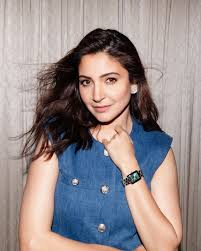
#> input picture Photos/Anushka Sharma/c2.jpg, 201 x 251 px, found by its file name; its folder holds only this picture in this run
$ jupyter execute --allow-errors train1.ipynb
#> lines starting #> are read from the running program, lines starting #| are printed output that depends on the picture
[cell 1]
import os
import cv2 as cv
import numpy as np

people = ['Anushka Sharma', 'Cristiano Ronaldo', 'Deepika Padukone', 'Shahrukh Khan', 'Virat Kohli']
DIR = r'C:\Users\User\Desktop\Learning\Artificial Intelligence\Photos'

haar_cascade = cv.CascadeClassifier('haar_face.xml')
if haar_cascade.empty():
    raise Exception("Haar cascade not loaded properly.")

features = []
labels = []

def create_train():
    for person in people:
        path = os.path.join(DIR, person)
        label = people.index(person)

        for img in os.listdir(path):
            img_path = os.path.join(path, img)

            img_array = cv.imread(img_path)
#> img_array is the input picture: shape (251, 201, 3); mean B, G, R 139.9, 139.4, 150.3
            if img_array is None:
                continue

            gray = cv.cvtColor(img_array, cv.COLOR_BGR2GRAY)
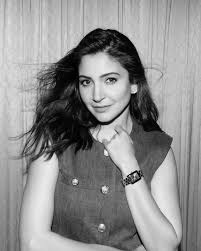
#> gray: shape (251, 201); min 0, max 252, mean 142.7
            faces_rect = haar_cascade.detectMultiScale(gray, scaleFactor=1.1, minNeighbors=4)
#> faces_rect = [[69, 56, 64, 64]]

            for (x, y, w, h) in faces_rect:
                faces_roi = gray[y:y+h, x:x+w]
                features.append(faces_roi)
                labels.append(label)
#> this loop made 1 pass
#> pass 1, in create_train, `faces_roi = gray[y:y+h, x:x+w]`:
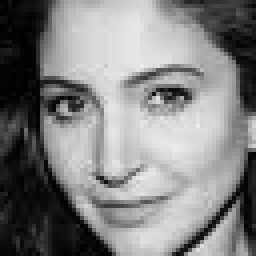
#> faces_roi: shape (64, 64) (shown 4 times larger); min 0, max 237, mean 129.5
#> after the loop, features = 1 item; labels = [0]
#> pass 2 of the loop in create_train, `for person in people:`:
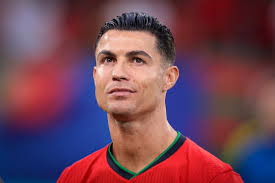
#> input picture Photos/Cristiano Ronaldo/c1.jpg, 275 x 183 px, found by its file name
#> in create_train, img_array is the input picture: shape (183, 275, 3); mean B, G, R 85.8, 68.6, 112.7
#> in create_train, `gray = cv.cvtColor(img_array, cv.COLOR_BGR2GRAY)`:
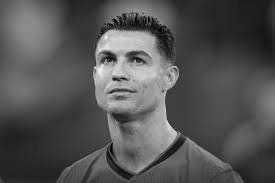
#> gray: shape (183, 275); min 0, max 245, mean 83.8
#> faces_rect = [[79, 26, 86, 86]]
#> the loop in create_train, `for (x, y, w, h) in faces_rect:` made 1 pass
#> pass 1, in create_train, `faces_roi = gray[y:y+h, x:x+w]`:
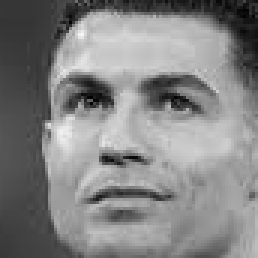
#> faces_roi: shape (86, 86) (shown 3 times larger); min 2, max 245, mean 131.7
#> after the loop in create_train, `for (x, y, w, h) in faces_rect:`: features = 2 items; labels = [0, 1]

#> (the rest of this cell did not finish here and is left out)
